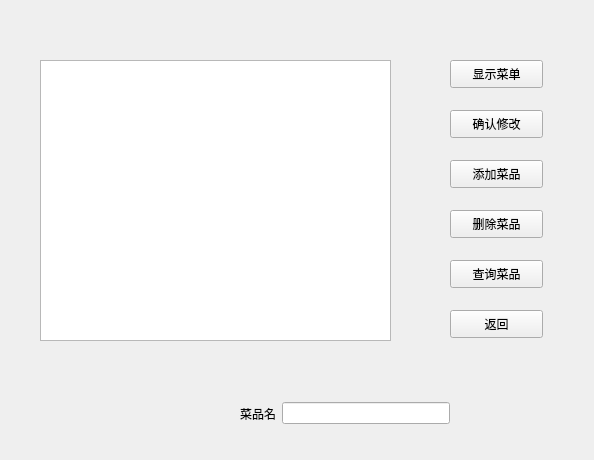
<?xml version="1.0" encoding="UTF-8"?>
<ui version="4.0">
 <class>menu</class>
 <widget class="QWidget" name="menu">
  <property name="geometry">
   <rect>
    <x>0</x>
    <y>0</y>
    <width>594</width>
    <height>460</height>
   </rect>
  </property>
  <property name="windowTitle">
   <string>Form</string>
  </property>
  <widget class="QPushButton" name="menusureButton">
   <property name="geometry">
    <rect>
     <x>450</x>
     <y>110</y>
     <width>93</width>
     <height>28</height>
    </rect>
   </property>
   <property name="text">
    <string>确认修改</string>
   </property>
  </widget>
  <widget class="QPushButton" name="menuaddButton">
   <property name="geometry">
    <rect>
     <x>450</x>
     <y>160</y>
     <width>93</width>
     <height>28</height>
    </rect>
   </property>
   <property name="text">
    <string>添加菜品</string>
   </property>
  </widget>
  <widget class="QPushButton" name="menureturnButton">
   <property name="geometry">
    <rect>
     <x>450</x>
     <y>310</y>
     <width>93</width>
     <height>28</height>
    </rect>
   </property>
   <property name="text">
    <string>返回</string>
   </property>
  </widget>
  <widget class="QPushButton" name="menuqueryButton">
   <property name="geometry">
    <rect>
     <x>450</x>
     <y>260</y>
     <width>93</width>
     <height>28</height>
    </rect>
   </property>
   <property name="text">
    <string>查询菜品</string>
   </property>
  </widget>
  <widget class="QTableView" name="menutableView">
   <property name="geometry">
    <rect>
     <x>40</x>
     <y>60</y>
     <width>351</width>
     <height>281</height>
    </rect>
   </property>
  </widget>
  <widget class="QPushButton" name="menushowButton">
   <property name="geometry">
    <rect>
     <x>450</x>
     <y>60</y>
     <width>93</width>
     <height>28</height>
    </rect>
   </property>
   <property name="text">
    <string>显示菜单</string>
   </property>
  </widget>
  <widget class="QWidget" name="layoutWidget">
   <property name="geometry">
    <rect>
     <x>240</x>
     <y>400</y>
     <width>210</width>
     <height>27</height>
    </rect>
   </property>
   <layout class="QHBoxLayout" name="horizontalLayout">
    <item>
     <widget class="QLabel" name="label">
      <property name="text">
       <string>菜品名</string>
      </property>
     </widget>
    </item>
    <item>
     <widget class="QLineEdit" name="menulineEdit"/>
    </item>
   </layout>
  </widget>
  <widget class="QPushButton" name="menudeleteButton">
   <property name="geometry">
    <rect>
     <x>450</x>
     <y>210</y>
     <width>93</width>
     <height>28</height>
    </rect>
   </property>
   <property name="text">
    <string>删除菜品</string>
   </property>
  </widget>
 </widget>
 <resources/>
 <connections/>
</ui>
